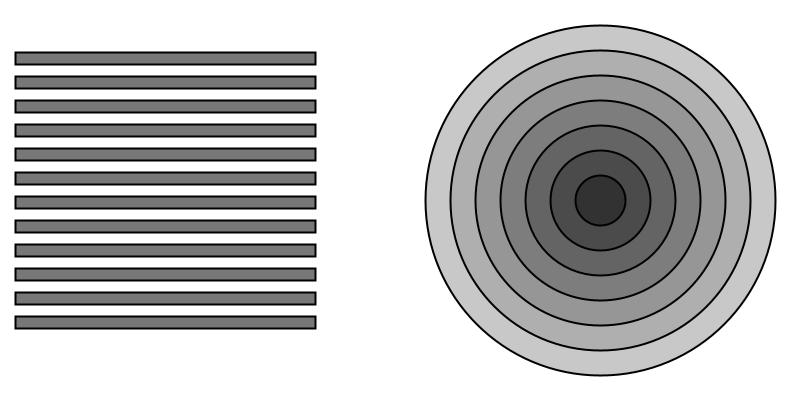
Frame 1 (no input)
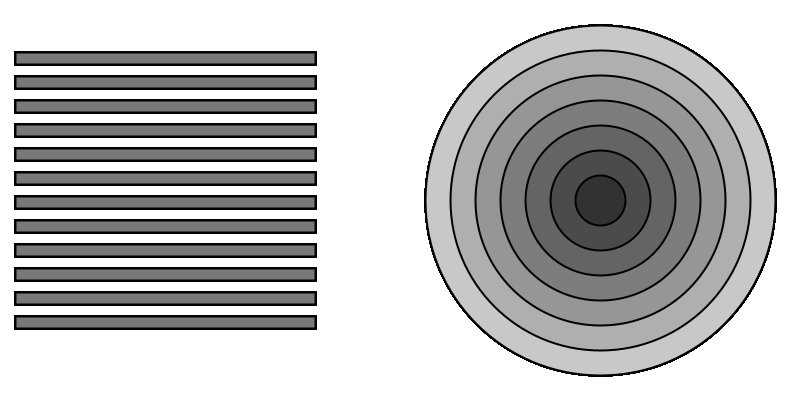
Frame 60 (the mouse pressed at the canvas centre just before this capture)
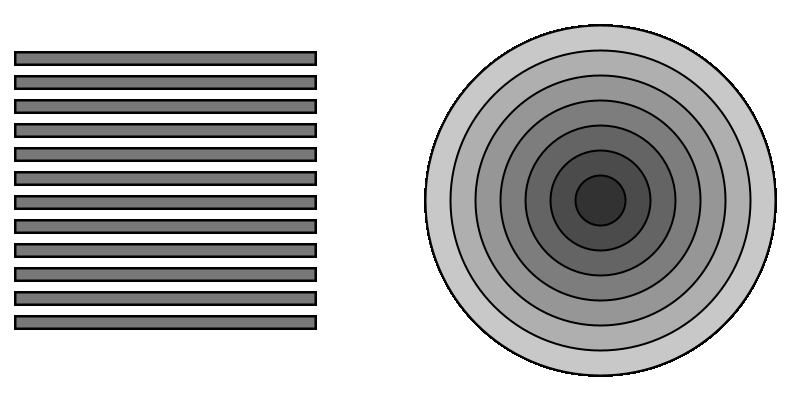
Frame 120 (the mouse held since frame 60 and released just before this capture)

The Processing sketch that drew these frames (run headless with seeded random() and noise(); from frame 60 on, the mouse is pressed at the canvas centre):

// Processing sketch: processing_93553
// ── processing_93553.pde

// nathany santos
//assignment 3
//To draw 12 rects and 7 circles using loop

void setup()
{
  size(800, 400);
  background(255);
  stroke(0);
  strokeWeight(2);
}

void draw()
{
  //drawing the rect (300 X 12) using a loop
  fill(120);
  int i = 0;
  while (i <= 276) {
    rect(15, 52 + i, 300, 12);

    i = i + 24;
  }

  // drawing the circles using a loop
  fill(200);
  int j = 25;
  i = 0;
  while (i <= 300) {
    
    ellipse ( 600, 200, 350 - i, 350 - i); // in each loop iteration the size of the ellipse is reduced. 

    // passing variable parameter to fill() in order to change the color of each circle each time it is drawn.   
    fill( 200 - j);
    j = j + 25;
    i = i + 50;
  }
}
